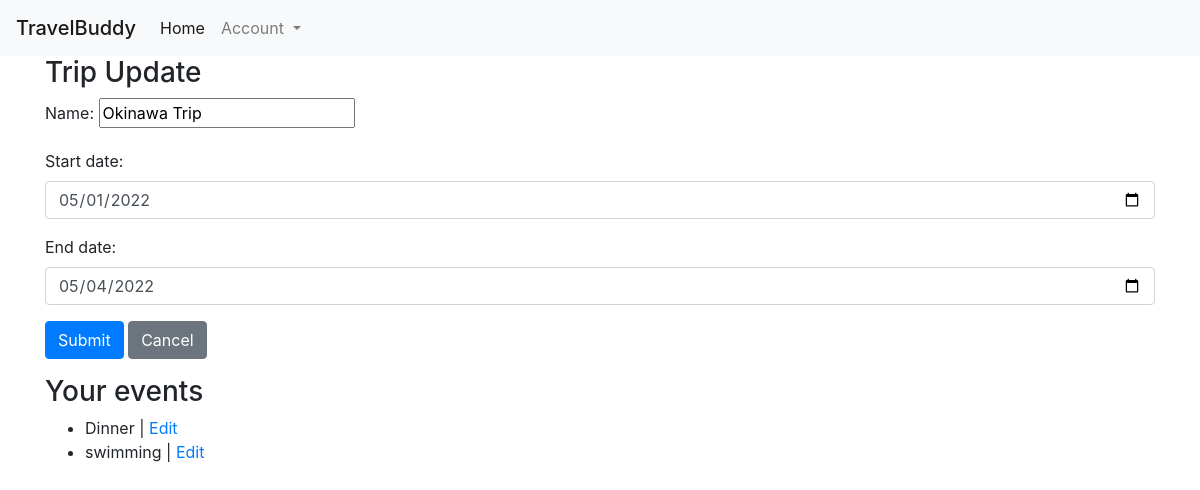
/trips/9/update (signed in), run on the app's committed database.
### home/models.py (models this page shows, shortened)
class Trip(models.Model):
    name = models.CharField(max_length=200,
                            validators=[MinLengthValidator(3, "Trip title must be longer than 3 characters")]
                            )
    start_date = models.DateField(validators=[date_validator])
    end_date = models.DateField(validators=[date_validator])
    owner = models.ForeignKey(settings.AUTH_USER_MODEL, on_delete=models.CASCADE)

class Event(models.Model):
    name = models.CharField(max_length=200,
                            validators=[MinLengthValidator(3, "Event title must be longer than 3 characters")]
                            )
    location= models.CharField(max_length=200, null=True)
    cost= models.DecimalField( max_digits=4 , decimal_places=2, default = 0)
    start_date = models.DateField(validators=[date_validator], null=True)
    end_date = models.DateField(validators=[date_validator], null=True)
    confirmed = models.BooleanField(default=False)
    trip = models.ForeignKey(Trip, on_delete=models.CASCADE, null=True)
    def __str__(self):
        return self.name

### home/views.py (the view, shortened to what this page needs)
# urls.py: path('trips/<int:pk>/update', views.TripUpdateView.as_view(), name='trip_update'),
class TripUpdateView(LoginRequiredMixin, View):
    model = Trip
    template_name = 'home/trip_form.html'
    fields = ['name', 'start_date', 'end_date']
    def get(self, request, pk):
        trip = get_object_or_404(Trip, id=pk, owner=self.request.user)
        events = Event.objects.filter(trip=pk)
        form = TripForm(instance=trip)
        ctx = {'form':form,
            'trip': trip,
            'events':events,
            'title': 'Trip Update'
            }
        return render(request, self.template_name, ctx)

### home/forms.py
class TripForm(forms.ModelForm):
    class Meta:
        model = Trip
        fields = '__all__'
        exclude = ['owner']
        widgets = {
            'start_date': forms.DateInput(
                            format=('%Y-%m-%d'),
                            attrs={'class': 'form-control',
                            'placeholder': 'Select a date',
                            'type': 'date'
              }),
            'end_date': forms.DateInput(
                            format=('%Y-%m-%d'),
                            attrs={'class': 'form-control',
                            'placeholder': 'Select a date',
                            'type': 'date'
              }),
        }

### home/templates/home/trip_form.html (shortened to what this page needs)
{% extends "base_bootstrap.html" %}
{% block content %}
<h3> {{ title }} </h3>
<form action="" method="post">
{{ form.as_p }}
<input type="submit" class="btn btn-primary" value="Submit">
<a href="{% url 'home:trip_list' %}" class="btn btn-secondary">Cancel</a>
</form>
{% if events %}
<h3> Your events </h3>
<ul>
    {% for event in events %}
    <li>
        {{event}} | <a href="{% url 'home:event_update' trip.id event.id %}"> Edit </a>
    </li>
    {% endfor %}
</ul>
{% endif %}
{% endblock %}

### data on the page
Trip: name "Okinawa Trip", start_date "05/01/2022", end_date "05/04/2022"
Event: name "Dinner"
Event: name "swimming"

### other printed values
{{ title }} "Trip Update"
